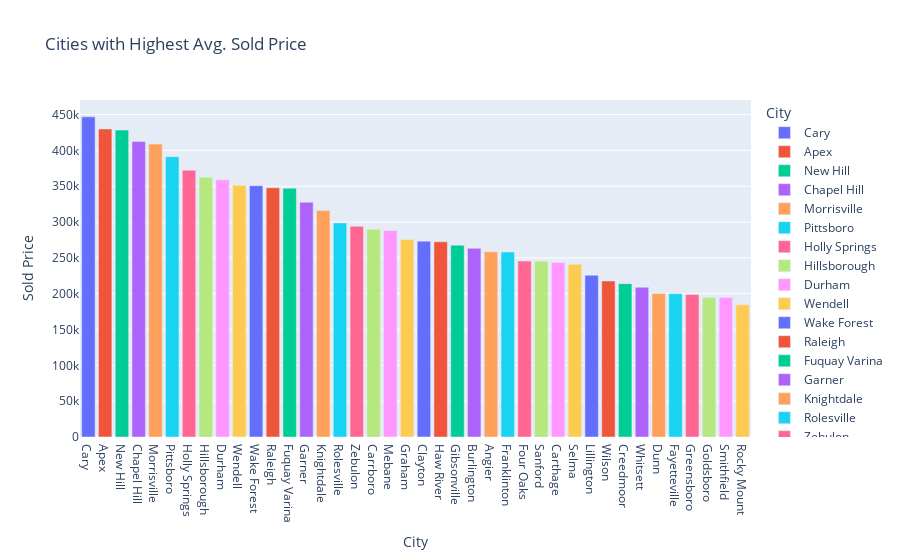

The notebook cell this image was saved under:
### Code cell
#Create a variable for the top 10 cities with the highest average sold price
top10 = th_df.groupby('City')['Sold Price'].mean().nlargest(373).reset_index()

#Plot the top 10 cities with the highest average sold price
fig = px.bar(top10, x='City', y='Sold Price',color='City', template='plotly',
             title='Cities with Highest Avg. Sold Price') 
fig.update_traces(textposition='outside')
fig.show()

### Figure 1 — Plotly figure (JSON) as saved in the notebook; plotly's stock layout.template omitted (floating-point values rounded to 4 significant figures)
{"data": [{"alignmentgroup": "True", "hovertemplate": "City=%{x}<br>Sold Price=%{y}<extra></extra>", "legendgroup": "Cary", "marker": {"color": "#636efa", "pattern": {"shape": ""}}, "name": "Cary", "offsetgroup": "Cary", "orientation": "v", "showlegend": true, "textposition": "outside", "type": "bar", "x": ["Cary"], "xaxis": "x", "y": [446900.0], "yaxis": "y"}, {"alignmentgroup": "True", "hovertemplate": "City=%{x}<br>Sold Price=%{y}<extra></extra>", "legendgroup": "Apex", "marker": {"color": "#EF553B", "pattern": {"shape": ""}}, "name": "Apex", "offsetgroup": "Apex", "orientation": "v", "showlegend": true, "textposition": "outside", "type": "bar", "x": ["Apex"], "xaxis": "x", "y": [430000.0], "yaxis": "y"}, {"alignmentgroup": "True", "hovertemplate": "City=%{x}<br>Sold Price=%{y}<extra></extra>", "legendgroup": "New Hill", "marker": {"color": "#00cc96", "pattern": {"shape": ""}}, "name": "New Hill", "offsetgroup": "New Hill", "orientation": "v", "showlegend": true, "textposition": "outside", "type": "bar", "x": ["New Hill"], "xaxis": "x", "y": [428400.0], "yaxis": "y"}, {"alignmentgroup": "True", "hovertemplate": "City=%{x}<br>Sold Price=%{y}<extra></extra>", "legendgroup": "Chapel Hill", "marker": {"color": "#ab63fa", "pattern": {"shape": ""}}, "name": "Chapel Hill", "offsetgroup": "Chapel Hill", "orientation": "v", "showlegend": true, "textposition": "outside", "type": "bar", "x": ["Chapel Hill"], "xaxis": "x", "y": [412400.0], "yaxis": "y"}, {"alignmentgroup": "True", "hovertemplate": "City=%{x}<br>Sold Price=%{y}<extra></extra>", "legendgroup": "Morrisville", "marker": {"color": "#FFA15A", "pattern": {"shape": ""}}, "name": "Morrisville", "offsetgroup": "Morrisville", "orientation": "v", "showlegend": true, "textposition": "outside", "type": "bar", "x": ["Morrisville"], "xaxis": "x", "y": [408800.0], "yaxis": "y"}, {"alignmentgroup": "True", "hovertemplate": "City=%{x}<br>Sold Price=%{y}<extra></extra>", "legendgroup": "Pittsboro", "marker": {"color": "#19d3f3", "pattern": {"shape": ""}}, "name": "Pittsboro", "offsetgroup": "Pittsboro", "orientation": "v", "showlegend": true, "textposition": "outside", "type": "bar", "x": ["Pittsboro"], "xaxis": "x", "y": [391200.0], "yaxis": "y"}, {"alignmentgroup": "True", "hovertemplate": "City=%{x}<br>Sold Price=%{y}<extra></extra>", "legendgroup": "Holly Springs", "marker": {"color": "#FF6692", "pattern": {"shape": ""}}, "name": "Holly Springs", "offsetgroup": "Holly Springs", "orientation": "v", "showlegend": true, "textposition": "outside", "type": "bar", "x": ["Holly Springs"], "xaxis": "x", "y": [372300.0], "yaxis": "y"}, {"alignmentgroup": "True", "hovertemplate": "City=%{x}<br>Sold Price=%{y}<extra></extra>", "legendgroup": "Hillsborough", "marker": {"color": "#B6E880", "pattern": {"shape": ""}}, "name": "Hillsborough", "offsetgroup": "Hillsborough", "orientation": "v", "showlegend": true, "textposition": "outside", "type": "bar", "x": ["Hillsborough"], "xaxis": "x", "y": [362500.0], "yaxis": "y"}, {"alignmentgroup": "True", "hovertemplate": "City=%{x}<br>Sold Price=%{y}<extra></extra>", "legendgroup": "Durham", "marker": {"color": "#FF97FF", "pattern": {"shape": ""}}, "name": "Durham", "offsetgroup": "Durham", "orientation": "v", "showlegend": true, "textposition": "outside", "type": "bar", "x": ["Durham"], "xaxis": "x", "y": [358900.0], "yaxis": "y"}, {"alignmentgroup": "True", "hovertemplate": "City=%{x}<br>Sold Price=%{y}<extra></extra>", "legendgroup": "Wendell", "marker": {"color": "#FECB52", "pattern": {"shape": ""}}, "name": "Wendell", "offsetgroup": "Wendell", "orientation": "v", "showlegend": true, "textposition": "outside", "type": "bar", "x": ["Wendell"], "xaxis": "x", "y": [351300.0], "yaxis": "y"}, {"alignmentgroup": "True", "hovertemplate": "City=%{x}<br>Sold Price=%{y}<extra></extra>", "legendgroup": "Wake Forest", "marker": {"color": "#636efa", "pattern": {"shape": ""}}, "name": "Wake Forest", "offsetgroup": "Wake Forest", "orientation": "v", "showlegend": true, "textposition": "outside", "type": "bar", "x": ["Wake Forest"], "xaxis": "x", "y": [350800.0], "yaxis": "y"}, {"alignmentgroup": "True", "hovertemplate": "City=%{x}<br>Sold Price=%{y}<extra></extra>", "legendgroup": "Raleigh", "marker": {"color": "#EF553B", "pattern": {"shape": ""}}, "name": "Raleigh", "offsetgroup": "Raleigh", "orientation": "v", "showlegend": true, "textposition": "outside", "type": "bar", "x": ["Raleigh"], "xaxis": "x", "y": [347800.0], "yaxis": "y"}, {"alignmentgroup": "True", "hovertemplate": "City=%{x}<br>Sold Price=%{y}<extra></extra>", "legendgroup": "Fuquay Varina", "marker": {"color": "#00cc96", "pattern": {"shape": ""}}, "name": "Fuquay Varina", "offsetgroup": "Fuquay Varina", "orientation": "v", "showlegend": true, "textposition": "outside", "type": "bar", "x": ["Fuquay Varina"], "xaxis": "x", "y": [347200.0], "yaxis": "y"}, {"alignmentgroup": "True", "hovertemplate": "City=%{x}<br>Sold Price=%{y}<extra></extra>", "legendgroup": "Garner", "marker": {"color": "#ab63fa", "pattern": {"shape": ""}}, "name": "Garner", "offsetgroup": "Garner", "orientation": "v", "showlegend": true, "textposition": "outside", "type": "bar", "x": ["Garner"], "xaxis": "x", "y": [327600.0], "yaxis": "y"}, {"alignmentgroup": "True", "hovertemplate": "City=%{x}<br>Sold Price=%{y}<extra></extra>", "legendgroup": "Knightdale", "marker": {"color": "#FFA15A", "pattern": {"shape": ""}}, "name": "Knightdale", "offsetgroup": "Knightdale", "orientation": "v", "showlegend": true, "textposition": "outside", "type": "bar", "x": ["Knightdale"], "xaxis": "x", "y": [316000.0], "yaxis": "y"}, {"alignmentgroup": "True", "hovertemplate": "City=%{x}<br>Sold Price=%{y}<extra></extra>", "legendgroup": "Rolesville", "marker": {"color": "#19d3f3", "pattern": {"shape": ""}}, "name": "Rolesville", "offsetgroup": "Rolesville", "orientation": "v", "showlegend": true, "textposition": "outside", "type": "bar", "x": ["Rolesville"], "xaxis": "x", "y": [298800.0], "yaxis": "y"}, {"alignmentgroup": "True", "hovertemplate": "City=%{x}<br>Sold Price=%{y}<extra></extra>", "legendgroup": "Zebulon", "marker": {"color": "#FF6692", "pattern": {"shape": ""}}, "name": "Zebulon", "offsetgroup": "Zebulon", "orientation": "v", "showlegend": true, "textposition": "outside", "type": "bar", "x": ["Zebulon"], "xaxis": "x", "y": [294000.0], "yaxis": "y"}, {"alignmentgroup": "True", "hovertemplate": "City=%{x}<br>Sold Price=%{y}<extra></extra>", "legendgroup": "Carrboro", "marker": {"color": "#B6E880", "pattern": {"shape": ""}}, "name": "Carrboro", "offsetgroup": "Carrboro", "orientation": "v", "showlegend": true, "textposition": "outside", "type": "bar", "x": ["Carrboro"], "xaxis": "x", "y": [290100.0], "yaxis": "y"}, {"alignmentgroup": "True", "hovertemplate": "City=%{x}<br>Sold Price=%{y}<extra></extra>", "legendgroup": "Mebane", "marker": {"color": "#FF97FF", "pattern": {"shape": ""}}, "name": "Mebane", "offsetgroup": "Mebane", "orientation": "v", "showlegend": true, "textposition": "outside", "type": "bar", "x": ["Mebane"], "xaxis": "x", "y": [288200.0], "yaxis": "y"}, {"alignmentgroup": "True", "hovertemplate": "City=%{x}<br>Sold Price=%{y}<extra></extra>", "legendgroup": "Graham", "marker": {"color": "#FECB52", "pattern": {"shape": ""}}, "name": "Graham", "offsetgroup": "Graham", "orientation": "v", "showlegend": true, "textposition": "outside", "type": "bar", "x": ["Graham"], "xaxis": "x", "y": [275700.0], "yaxis": "y"}, {"alignmentgroup": "True", "hovertemplate": "City=%{x}<br>Sold Price=%{y}<extra></extra>", "legendgroup": "Clayton", "marker": {"color": "#636efa", "pattern": {"shape": ""}}, "name": "Clayton", "offsetgroup": "Clayton", "orientation": "v", "showlegend": true, "textposition": "outside", "type": "bar", "x": ["Clayton"], "xaxis": "x", "y": [273300.0], "yaxis": "y"}, {"alignmentgroup": "True", "hovertemplate": "City=%{x}<br>Sold Price=%{y}<extra></extra>", "legendgroup": "Haw River", "marker": {"color": "#EF553B", "pattern": {"shape": ""}}, "name": "Haw River", "offsetgroup": "Haw River", "orientation": "v", "showlegend": true, "textposition": "outside", "type": "bar", "x": ["Haw River"], "xaxis": "x", "y": [272500.0], "yaxis": "y"}, {"alignmentgroup": "True", "hovertemplate": "City=%{x}<br>Sold Price=%{y}<extra></extra>", "legendgroup": "Gibsonville", "marker": {"color": "#00cc96", "pattern": {"shape": ""}}, "name": "Gibsonville", "offsetgroup": "Gibsonville", "orientation": "v", "showlegend": true, "textposition": "outside", "type": "bar", "x": ["Gibsonville"], "xaxis": "x", "y": [267800.0], "yaxis": "y"}, {"alignmentgroup": "True", "hovertemplate": "City=%{x}<br>Sold Price=%{y}<extra></extra>", "legendgroup": "Burlington", "marker": {"color": "#ab63fa", "pattern": {"shape": ""}}, "name": "Burlington", "offsetgroup": "Burlington", "orientation": "v", "showlegend": true, "textposition": "outside", "type": "bar", "x": ["Burlington"], "xaxis": "x", "y": [263300.0], "yaxis": "y"}, {"alignmentgroup": "True", "hovertemplate": "City=%{x}<br>Sold Price=%{y}<extra></extra>", "legendgroup": "Angier", "marker": {"color": "#FFA15A", "pattern": {"shape": ""}}, "name": "Angier", "offsetgroup": "Angier", "orientation": "v", "showlegend": true, "textposition": "outside", "type": "bar", "x": ["Angier"], "xaxis": "x", "y": [258600.0], "yaxis": "y"}, {"alignmentgroup": "True", "hovertemplate": "City=%{x}<br>Sold Price=%{y}<extra></extra>", "legendgroup": "Franklinton", "marker": {"color": "#19d3f3", "pattern": {"shape": ""}}, "name": "Franklinton", "offsetgroup": "Franklinton", "orientation": "v", "showlegend": true, "textposition": "outside", "type": "bar", "x": ["Franklinton"], "xaxis": "x", "y": [258200.0], "yaxis": "y"}, {"alignmentgroup": "True", "hovertemplate": "City=%{x}<br>Sold Price=%{y}<extra></extra>", "legendgroup": "Four Oaks", "marker": {"color": "#FF6692", "pattern": {"shape": ""}}, "name": "Four Oaks", "offsetgroup": "Four Oaks", "orientation": "v", "showlegend": true, "textposition": "outside", "type": "bar", "x": ["Four Oaks"], "xaxis": "x", "y": [245700.0], "yaxis": "y"}, {"alignmentgroup": "True", "hovertemplate": "City=%{x}<br>Sold Price=%{y}<extra></extra>", "legendgroup": "Sanford", "marker": {"color": "#B6E880", "pattern": {"shape": ""}}, "name": "Sanford", "offsetgroup": "Sanford", "orientation": "v", "showlegend": true, "textposition": "outside", "type": "bar", "x": ["Sanford"], "xaxis": "x", "y": [245400.0], "yaxis": "y"}, {"alignmentgroup": "True", "hovertemplate": "City=%{x}<br>Sold Price=%{y}<extra></extra>", "legendgroup": "Carthage", "marker": {"color": "#FF97FF", "pattern": {"shape": ""}}, "name": "Carthage", "offsetgroup": "Carthage", "orientation": "v", "showlegend": true, "textposition": "outside", "type": "bar", "x": ["Carthage"], "xaxis": "x", "y": [243500.0], "yaxis": "y"}, {"alignmentgroup": "True", "hovertemplate": "City=%{x}<br>Sold Price=%{y}<extra></extra>", "legendgroup": "Selma", "marker": {"color": "#FECB52", "pattern": {"shape": ""}}, "name": "Selma", "offsetgroup": "Selma", "orientation": "v", "showlegend": true, "textposition": "outside", "type": "bar", "x": ["Selma"], "xaxis": "x", "y": [241000.0], "yaxis": "y"}, {"alignmentgroup": "True", "hovertemplate": "City=%{x}<br>Sold Price=%{y}<extra></extra>", "legendgroup": "Lillington", "marker": {"color": "#636efa", "pattern": {"shape": ""}}, "name": "Lillington", "offsetgroup": "Lillington", "orientation": "v", "showlegend": true, "textposition": "outside", "type": "bar", "x": ["Lillington"], "xaxis": "x", "y": [225660], "yaxis": "y"}, {"alignmentgroup": "True", "hovertemplate": "City=%{x}<br>Sold Price=%{y}<extra></extra>", "legendgroup": "Wilson", "marker": {"color": "#EF553B", "pattern": {"shape": ""}}, "name": "Wilson", "offsetgroup": "Wilson", "orientation": "v", "showlegend": true, "textposition": "outside", "type": "bar", "x": ["Wilson"], "xaxis": "x", "y": [217800.0], "yaxis": "y"}, {"alignmentgroup": "True", "hovertemplate": "City=%{x}<br>Sold Price=%{y}<extra></extra>", "legendgroup": "Creedmoor", "marker": {"color": "#00cc96", "pattern": {"shape": ""}}, "name": "Creedmoor", "offsetgroup": "Creedmoor", "orientation": "v", "showlegend": true, "textposition": "outside", "type": "bar", "x": ["Creedmoor"], "xaxis": "x", "y": [214000.0], "yaxis": "y"}, {"alignmentgroup": "True", "hovertemplate": "City=%{x}<br>Sold Price=%{y}<extra></extra>", "legendgroup": "Whitsett", "marker": {"color": "#ab63fa", "pattern": {"shape": ""}}, "name": "Whitsett", "offsetgroup": "Whitsett", "orientation": "v", "showlegend": true, "textposition": "outside", "type": "bar", "x": ["Whitsett"], "xaxis": "x", "y": [209000.0], "yaxis": "y"}, {"alignmentgroup": "True", "hovertemplate": "City=%{x}<br>Sold Price=%{y}<extra></extra>", "legendgroup": "Dunn", "marker": {"color": "#FFA15A", "pattern": {"shape": ""}}, "name": "Dunn", "offsetgroup": "Dunn", "orientation": "v", "showlegend": true, "textposition": "outside", "type": "bar", "x": ["Dunn"], "xaxis": "x", "y": [200300.0], "yaxis": "y"}, {"alignmentgroup": "True", "hovertemplate": "City=%{x}<br>Sold Price=%{y}<extra></extra>", "legendgroup": "Fayetteville", "marker": {"color": "#19d3f3", "pattern": {"shape": ""}}, "name": "Fayetteville", "offsetgroup": "Fayetteville", "orientation": "v", "showlegend": true, "textposition": "outside", "type": "bar", "x": ["Fayetteville"], "xaxis": "x", "y": [200100.0], "yaxis": "y"}, {"alignmentgroup": "True", "hovertemplate": "City=%{x}<br>Sold Price=%{y}<extra></extra>", "legendgroup": "Greensboro", "marker": {"color": "#FF6692", "pattern": {"shape": ""}}, "name": "Greensboro", "offsetgroup": "Greensboro", "orientation": "v", "showlegend": true, "textposition": "outside", "type": "bar", "x": ["Greensboro"], "xaxis": "x", "y": [199000.0], "yaxis": "y"}, {"alignmentgroup": "True", "hovertemplate": "City=%{x}<br>Sold Price=%{y}<extra></extra>", "legendgroup": "Goldsboro", "marker": {"color": "#B6E880", "pattern": {"shape": ""}}, "name": "Goldsboro", "offsetgroup": "Goldsboro", "orientation": "v", "showlegend": true, "textposition": "outside", "type": "bar", "x": ["Goldsboro"], "xaxis": "x", "y": [194700.0], "yaxis": "y"}, {"alignmentgroup": "True", "hovertemplate": "City=%{x}<br>Sold Price=%{y}<extra></extra>", "legendgroup": "Smithfield", "marker": {"color": "#FF97FF", "pattern": {"shape": ""}}, "name": "Smithfield", "offsetgroup": "Smithfield", "orientation": "v", "showlegend": true, "textposition": "outside", "type": "bar", "x": ["Smithfield"], "xaxis": "x", "y": [194600.0], "yaxis": "y"}, {"alignmentgroup": "True", "hovertemplate": "City=%{x}<br>Sold Price=%{y}<extra></extra>", "legendgroup": "Rocky Mount", "marker": {"color": "#FECB52", "pattern": {"shape": ""}}, "name": "Rocky Mount", "offsetgroup": "Rocky Mount", "orientation": "v", "showlegend": true, "textposition": "outside", "type": "bar", "x": ["Rocky Mount"], "xaxis": "x", "y": [184600.0], "yaxis": "y"}], "layout": {"barmode": "relative", "legend": {"title": {"text": "City"}, "tracegroupgap": 0}, "title": {"text": "Cities with Highest Avg. Sold Price"}, "xaxis": {"anchor": "y", "categoryarray": ["Cary", "Apex", "New Hill", "Chapel Hill", "Morrisville", "Pittsboro", "Holly Springs", "Hillsborough", "Durham", "Wendell", "Wake Forest", "Raleigh", "Fuquay Varina", "Garner", "Knightdale", "Rolesville", "Zebulon", "Carrboro", "Mebane", "Graham", "Clayton", "Haw River", "Gibsonville", "Burlington", "Angier", "Franklinton", "Four Oaks", "Sanford", "Carthage", "Selma", "Lillington", "Wilson", "Creedmoor", "Whitsett", "Dunn", "Fayetteville", "Greensboro", "Goldsboro", "Smithfield", "Rocky Mount"], "categoryorder": "array", "domain": [0, 1], "title": {"text": "City"}}, "yaxis": {"anchor": "x", "domain": [0, 1], "title": {"text": "Sold Price"}}}}
